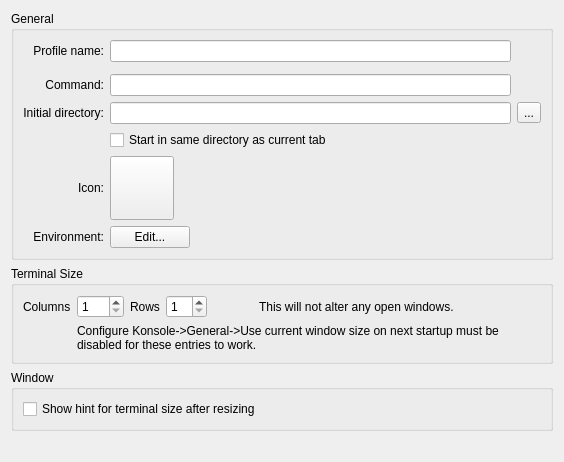
     <widget class="QWidget" name="generalTab">
      <attribute name="title">
       <string comment="@title:tab Generic, common options">General</string>
      </attribute>
      <layout class="QGridLayout" name="gridLayout_2">
       <item row="0" column="0">
        <widget class="QGroupBox" name="groupBox_10">
         <property name="title">
          <string comment="@title:group Generic, common options">General</string>
         </property>
         <property name="flat">
          <bool>true</bool>
         </property>
         <layout class="QGridLayout">
          <item row="0" column="0">
           <widget class="QLabel" name="profileNameLabel">
            <property name="text">
             <string>Profile name:</string>
            </property>
            <property name="alignment">
             <set>Qt::AlignRight|Qt::AlignTrailing|Qt::AlignVCenter</set>
            </property>
           </widget>
          </item>
          <item row="0" column="1" colspan="2">
           <widget class="QLineEdit" name="profileNameEdit">
            <property name="toolTip">
             <string>A descriptive name for the profile</string>
            </property>
           </widget>
          </item>
          <item row="1" column="1" colspan="2">
           <widget class="KMessageWidget" name="emptyNameWarningWidget"/>
          </item>
          <item row="2" column="0">
           <widget class="QLabel" name="label_3">
            <property name="text">
             <string>Command:</string>
            </property>
            <property name="alignment">
             <set>Qt::AlignRight|Qt::AlignTrailing|Qt::AlignVCenter</set>
            </property>
           </widget>
          </item>
          <item row="2" column="1" colspan="2">
           <widget class="QLineEdit" name="commandEdit">
            <property name="toolTip">
             <string>The command to execute when new terminal sessions are created using this profile</string>
            </property>
            <property name="layoutDirection">
             <enum>Qt::LeftToRight</enum>
            </property>
           </widget>
          </item>
          <item row="3" column="0">
           <widget class="QLabel" name="label_9">
            <property name="text">
             <string>Initial directory:</string>
            </property>
            <property name="alignment">
             <set>Qt::AlignRight|Qt::AlignTrailing|Qt::AlignVCenter</set>
            </property>
           </widget>
          </item>
          <item row="3" column="1" colspan="2">
           <widget class="QLineEdit" name="initialDirEdit">
            <property name="toolTip">
             <string>The initial working directory for new terminal sessions using this profile</string>
            </property>
            <property name="layoutDirection">
             <enum>Qt::LeftToRight</enum>
            </property>
           </widget>
          </item>
          <item row="3" column="3">
           <widget class="QToolButton" name="dirSelectButton">
            <property name="toolTip">
             <string>Choose the initial directory</string>
            </property>
            <property name="text">
             <string>...</string>
            </property>
           </widget>
          </item>
          <item row="4" column="1" colspan="2">
           <widget class="QCheckBox" name="startInSameDirButton">
            <property name="text">
             <string>Start in same directory as current tab</string>
            </property>
           </widget>
          </item>
          <item row="5" column="0">
           <widget class="QLabel" name="label_10">
            <property name="text">
             <string>Icon:</string>
            </property>
            <property name="alignment">
             <set>Qt::AlignRight|Qt::AlignTrailing|Qt::AlignVCenter</set>
            </property>
           </widget>
          </item>
          <item row="5" column="1">
           <widget class="QPushButton" name="iconSelectButton">
            <property name="sizePolicy">
             <sizepolicy hsizetype="Fixed" vsizetype="Fixed">
              <horstretch>0</horstretch>
              <verstretch>0</verstretch>
             </sizepolicy>
            </property>
            <property name="minimumSize">
             <size>
              <width>64</width>
              <height>64</height>
             </size>
            </property>
            <property name="baseSize">
             <size>
              <width>0</width>
              <height>0</height>
             </size>
            </property>
            <property name="toolTip">
             <string>Select the icon displayed on tabs using this profile</string>
            </property>
            <property name="text">
             <string/>
            </property>
            <property name="iconSize">
             <size>
              <width>48</width>
              <height>48</height>
             </size>
            </property>
           </widget>
          </item>
          <item row="5" column="2">
           <spacer>
            <property name="orientation">
             <enum>Qt::Horizontal</enum>
            </property>
            <property name="sizeHint" stdset="0">
             <size>
              <width>20</width>
              <height>20</height>
             </size>
            </property>
           </spacer>
          </item>
          <item row="6" column="0">
           <widget class="QLabel" name="environmentLabel">
            <property name="text">
             <string>Environment:</string>
            </property>
            <property name="alignment">
             <set>Qt::AlignRight|Qt::AlignTrailing|Qt::AlignVCenter</set>
            </property>
           </widget>
          </item>
          <item row="6" column="1">
           <widget class="QPushButton" name="environmentEditButton">
            <property name="toolTip">
             <string>Edit the list of environment variables and associated values</string>
            </property>
            <property name="text">
             <string>Edit...</string>
            </property>
           </widget>
          </item>
         </layout>
        </widget>
       </item>
       <item row="1" column="0">
        <widget class="QGroupBox" name="groupBox_16">
         <property name="title">
          <string>Terminal Size</string>
         </property>
         <property name="flat">
          <bool>true</bool>
         </property>
         <layout class="QGridLayout" name="gridLayout_09">
          <item row="0" column="0">
           <widget class="QLabel" name="label">
            <property name="text">
             <string>Columns</string>
            </property>
           </widget>
          </item>
          <item row="0" column="1">
           <widget class="QSpinBox" name="terminalColumnsEntry">
            <property name="minimum">
             <number>1</number>
            </property>
            <property name="maximum">
             <number>500</number>
            </property>
           </widget>
          </item>
          <item row="0" column="2">
           <widget class="QLabel" name="label_2">
            <property name="text">
             <string>Rows</string>
            </property>
           </widget>
          </item>
          <item row="0" column="3">
           <widget class="QSpinBox" name="terminalRowsEntry">
            <property name="minimum">
             <number>1</number>
            </property>
           </widget>
          </item>
          <item row="0" column="4">
           <spacer name="horizontalSpacer_6">
            <property name="orientation">
             <enum>Qt::Horizontal</enum>
            </property>
            <property name="sizeType">
             <enum>QSizePolicy::Fixed</enum>
            </property>
            <property name="sizeHint" stdset="0">
             <size>
              <width>40</width>
              <height>20</height>
             </size>
            </property>
           </spacer>
          </item>
          <item row="0" column="5">
           <widget class="QLabel" name="label_5">
            <property name="text">
             <string>This will not alter any open windows.</string>
            </property>
           </widget>
          </item>
          <item row="0" column="6">
           <spacer name="horizontalSpacer_7">
            <property name="orientation">
             <enum>Qt::Horizontal</enum>
            </property>
            <property name="sizeHint" stdset="0">
             <size>
              <width>81</width>
              <height>20</height>
             </size>
            </property>
           </spacer>
          </item>
          <item row="1" column="0">
           <spacer name="horizontalSpacer_8">
            <property name="orientation">
             <enum>Qt::Horizontal</enum>
            </property>
            <property name="sizeType">
             <enum>QSizePolicy::Fixed</enum>
            </property>
            <property name="sizeHint" stdset="0">
             <size>
              <width>40</width>
              <height>20</height>
             </size>
            </property>
           </spacer>
          </item>
          <item row="1" column="1" colspan="6">
           <widget class="QLabel" name="label_6">
            <property name="text">
             <string>Configure Konsole-&gt;General-&gt;Use current window size on next startup must be disabled for these entries to work.</string>
            </property>
            <property name="wordWrap">
             <bool>true</bool>
            </property>
           </widget>
          </item>
         </layout>
        </widget>
       </item>
       <item row="2" column="0">
        <widget class="QGroupBox" name="groupBox_12">
         <property name="title">
          <string>Window</string>
         </property>
         <property name="flat">
          <bool>true</bool>
         </property>
         <layout class="QVBoxLayout">
          <item>
           <widget class="QCheckBox" name="showTerminalSizeHintButton">
            <property name="toolTip">
             <string>Show terminal size in columns and lines in the center of window after resizing</string>
            </property>
            <property name="text">
             <string>Show hint for terminal size after resizing</string>
            </property>
           </widget>
          </item>
         </layout>
        </widget>
       </item>
       <item row="3" column="0">
        <spacer>
         <property name="orientation">
          <enum>Qt::Vertical</enum>
         </property>
         <property name="sizeHint" stdset="0">
          <size>
           <width>20</width>
           <height>20</height>
          </size>
         </property>
        </spacer>
       </item>
      </layout>
     </widget>
